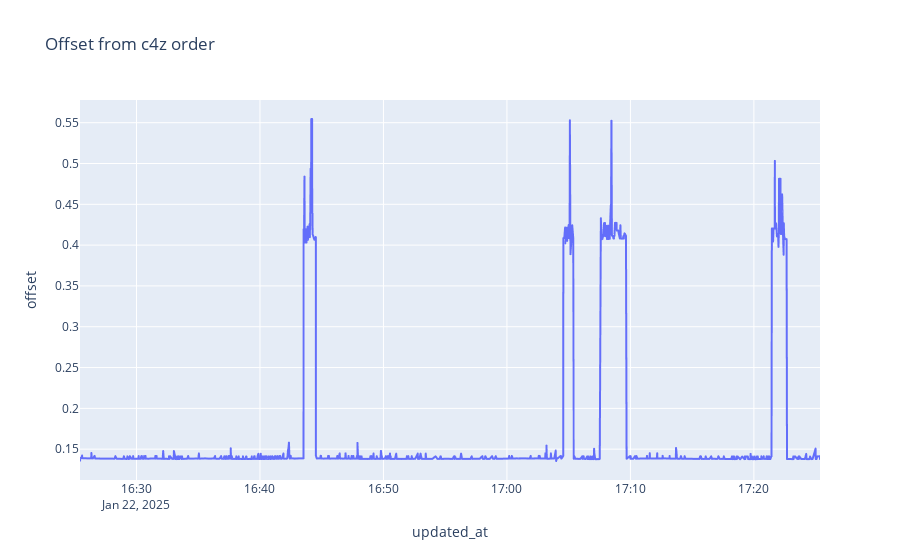

The notebook cell this image was saved under:
### Code cell
import plotly.express as px

# Create a sample DataFrame

# Create a line plot from the DataFrame
fig = px.line(df_transformed, x='updated_at', y='offset', title='Offset from c4z order')

# Show the plot
fig.show()

### Figure 1 — Plotly figure (JSON) as saved in the notebook; plotly's stock layout.template omitted (floating-point values rounded to 4 significant figures; data arrays with more than 128 entries replaced by an {"elided": "..."} marker saying what was removed)
{"data": [{"hovertemplate": "updated_at=%{x}<br>offset=%{y}<extra></extra>", "legendgroup": "", "line": {"color": "#636efa", "dash": "solid"}, "marker": {"symbol": "circle"}, "mode": "lines", "name": "", "showlegend": false, "type": "scattergl", "x": {"elided": "1359 str values"}, "xaxis": "x", "y": {"elided": "1359 float values"}, "yaxis": "y"}], "layout": {"legend": {"tracegroupgap": 0}, "title": {"text": "Offset from c4z order"}, "xaxis": {"anchor": "y", "domain": [0, 1], "title": {"text": "updated_at"}}, "yaxis": {"anchor": "x", "domain": [0, 1], "title": {"text": "offset"}}}}
